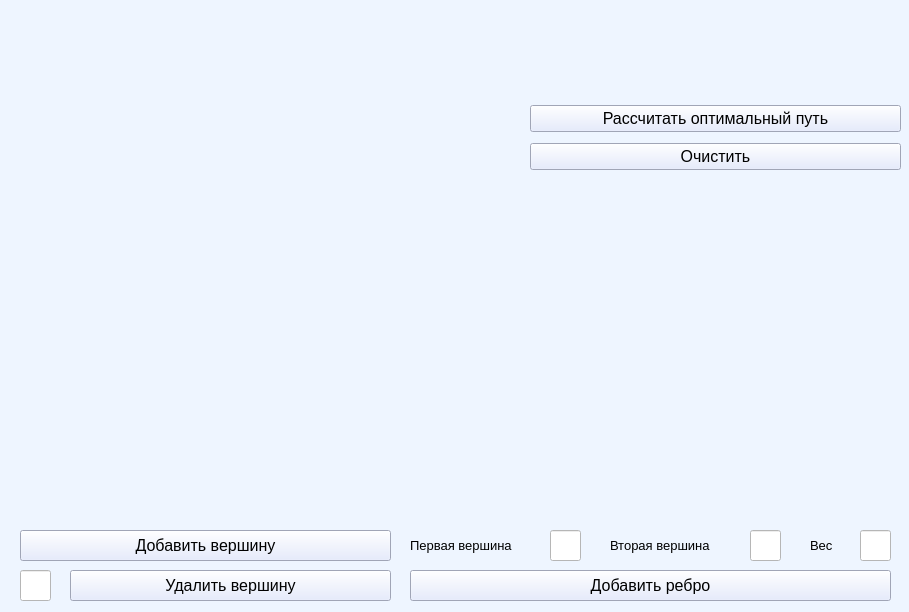
<?xml version="1.0" encoding="UTF-8"?>
<ui version="4.0">
 <class>TSP</class>
 <widget class="QMainWindow" name="TSP">
  <property name="geometry">
   <rect>
    <x>0</x>
    <y>0</y>
    <width>909</width>
    <height>612</height>
   </rect>
  </property>
  <property name="windowTitle">
   <string>TSP</string>
  </property>
  <property name="styleSheet">
   <string notr="true">background-color: rgb(238, 245, 255);</string>
  </property>
  <widget class="QWidget" name="centralwidget">
   <widget class="QWidget" name="verticalLayoutWidget">
    <property name="geometry">
     <rect>
      <x>20</x>
      <y>10</y>
      <width>501</width>
      <height>511</height>
     </rect>
    </property>
    <layout class="QVBoxLayout" name="verticalLayout"/>
   </widget>
   <widget class="QPushButton" name="Create_vertex">
    <property name="geometry">
     <rect>
      <x>20</x>
      <y>530</y>
      <width>371</width>
      <height>31</height>
     </rect>
    </property>
    <property name="font">
     <font>
      <family>MS Shell Dlg 2</family>
      <pointsize>12</pointsize>
      <weight>50</weight>
      <italic>false</italic>
      <bold>false</bold>
     </font>
    </property>
    <property name="styleSheet">
     <string notr="true">background-color: rgb(224, 231, 255);
font: 12pt &quot;MS Shell Dlg 2&quot;;</string>
    </property>
    <property name="text">
     <string>Добавить вершину</string>
    </property>
   </widget>
   <widget class="QPushButton" name="Delete_vertex">
    <property name="geometry">
     <rect>
      <x>70</x>
      <y>570</y>
      <width>321</width>
      <height>31</height>
     </rect>
    </property>
    <property name="font">
     <font>
      <family>MS Shell Dlg 2</family>
      <pointsize>12</pointsize>
      <weight>50</weight>
      <italic>false</italic>
      <bold>false</bold>
     </font>
    </property>
    <property name="styleSheet">
     <string notr="true">background-color: rgb(224, 231, 255);
font: 12pt &quot;MS Shell Dlg 2&quot;;</string>
    </property>
    <property name="text">
     <string>Удалить вершину</string>
    </property>
   </widget>
   <widget class="QPushButton" name="Create_edge">
    <property name="geometry">
     <rect>
      <x>410</x>
      <y>570</y>
      <width>481</width>
      <height>31</height>
     </rect>
    </property>
    <property name="font">
     <font>
      <family>MS Shell Dlg 2</family>
      <pointsize>12</pointsize>
      <weight>50</weight>
      <italic>false</italic>
      <bold>false</bold>
     </font>
    </property>
    <property name="styleSheet">
     <string notr="true">background-color: rgb(224, 231, 255);
font: 12pt &quot;MS Shell Dlg 2&quot;;</string>
    </property>
    <property name="text">
     <string>Добавить ребро</string>
    </property>
   </widget>
   <widget class="QLineEdit" name="ScreenDeleteVertex">
    <property name="geometry">
     <rect>
      <x>20</x>
      <y>570</y>
      <width>31</width>
      <height>31</height>
     </rect>
    </property>
    <property name="font">
     <font>
      <pointsize>10</pointsize>
     </font>
    </property>
    <property name="styleSheet">
     <string notr="true">background-color: rgb(255, 255, 255);
color: rgb(97, 97, 97);</string>
    </property>
    <property name="text">
     <string/>
    </property>
    <property name="frame">
     <bool>true</bool>
    </property>
    <property name="alignment">
     <set>Qt::AlignCenter</set>
    </property>
    <property name="dragEnabled">
     <bool>false</bool>
    </property>
   </widget>
   <widget class="QLabel" name="LabelEdge1">
    <property name="geometry">
     <rect>
      <x>410</x>
      <y>530</y>
      <width>131</width>
      <height>31</height>
     </rect>
    </property>
    <property name="font">
     <font>
      <family>MS Shell Dlg 2</family>
      <pointsize>10</pointsize>
      <weight>50</weight>
      <italic>false</italic>
      <bold>false</bold>
     </font>
    </property>
    <property name="styleSheet">
     <string notr="true">font: 10pt &quot;MS Shell Dlg 2&quot;;</string>
    </property>
    <property name="text">
     <string>Первая вершина</string>
    </property>
   </widget>
   <widget class="QLineEdit" name="ScreenEdge1">
    <property name="geometry">
     <rect>
      <x>550</x>
      <y>530</y>
      <width>31</width>
      <height>31</height>
     </rect>
    </property>
    <property name="font">
     <font>
      <pointsize>10</pointsize>
     </font>
    </property>
    <property name="styleSheet">
     <string notr="true">background-color: rgb(255, 255, 255);
color: rgb(97, 97, 97);</string>
    </property>
    <property name="text">
     <string/>
    </property>
    <property name="frame">
     <bool>true</bool>
    </property>
    <property name="alignment">
     <set>Qt::AlignCenter</set>
    </property>
    <property name="dragEnabled">
     <bool>false</bool>
    </property>
   </widget>
   <widget class="QLabel" name="LabelWeight">
    <property name="geometry">
     <rect>
      <x>810</x>
      <y>530</y>
      <width>41</width>
      <height>31</height>
     </rect>
    </property>
    <property name="font">
     <font>
      <family>MS Shell Dlg 2</family>
      <pointsize>10</pointsize>
      <weight>50</weight>
      <italic>false</italic>
      <bold>false</bold>
     </font>
    </property>
    <property name="styleSheet">
     <string notr="true">font: 10pt &quot;MS Shell Dlg 2&quot;;</string>
    </property>
    <property name="text">
     <string>Вес</string>
    </property>
   </widget>
   <widget class="QLineEdit" name="ScreenWeight">
    <property name="geometry">
     <rect>
      <x>860</x>
      <y>530</y>
      <width>31</width>
      <height>31</height>
     </rect>
    </property>
    <property name="font">
     <font>
      <pointsize>10</pointsize>
     </font>
    </property>
    <property name="styleSheet">
     <string notr="true">background-color: rgb(255, 255, 255);
color: rgb(97, 97, 97);</string>
    </property>
    <property name="frame">
     <bool>true</bool>
    </property>
    <property name="alignment">
     <set>Qt::AlignCenter</set>
    </property>
    <property name="dragEnabled">
     <bool>false</bool>
    </property>
   </widget>
   <widget class="QLabel" name="LabelEdge2">
    <property name="geometry">
     <rect>
      <x>610</x>
      <y>530</y>
      <width>131</width>
      <height>31</height>
     </rect>
    </property>
    <property name="font">
     <font>
      <family>MS Shell Dlg 2</family>
      <pointsize>10</pointsize>
      <weight>50</weight>
      <italic>false</italic>
      <bold>false</bold>
     </font>
    </property>
    <property name="styleSheet">
     <string notr="true">font: 10pt &quot;MS Shell Dlg 2&quot;;</string>
    </property>
    <property name="text">
     <string>Вторая вершина</string>
    </property>
   </widget>
   <widget class="QLineEdit" name="ScreenEdge2">
    <property name="geometry">
     <rect>
      <x>750</x>
      <y>530</y>
      <width>31</width>
      <height>31</height>
     </rect>
    </property>
    <property name="font">
     <font>
      <pointsize>10</pointsize>
     </font>
    </property>
    <property name="styleSheet">
     <string notr="true">background-color: rgb(255, 255, 255);
color: rgb(97, 97, 97);</string>
    </property>
    <property name="frame">
     <bool>true</bool>
    </property>
    <property name="alignment">
     <set>Qt::AlignCenter</set>
    </property>
    <property name="dragEnabled">
     <bool>false</bool>
    </property>
   </widget>
   <widget class="QLabel" name="Route_result">
    <property name="geometry">
     <rect>
      <x>530</x>
      <y>20</y>
      <width>371</width>
      <height>21</height>
     </rect>
    </property>
    <property name="font">
     <font>
      <pointsize>10</pointsize>
     </font>
    </property>
    <property name="styleSheet">
     <string notr="true">color: rgb(40, 255, 7);
</string>
    </property>
    <property name="text">
     <string/>
    </property>
   </widget>
   <widget class="QLabel" name="Length_route">
    <property name="geometry">
     <rect>
      <x>530</x>
      <y>50</y>
      <width>371</width>
      <height>21</height>
     </rect>
    </property>
    <property name="font">
     <font>
      <pointsize>10</pointsize>
     </font>
    </property>
    <property name="styleSheet">
     <string notr="true">color: rgb(0, 0, 0);
</string>
    </property>
    <property name="text">
     <string/>
    </property>
   </widget>
   <widget class="QWidget" name="">
    <property name="geometry">
     <rect>
      <x>530</x>
      <y>100</y>
      <width>371</width>
      <height>75</height>
     </rect>
    </property>
    <layout class="QVBoxLayout" name="verticalLayout_2">
     <item>
      <widget class="QPushButton" name="Optimal_rout">
       <property name="font">
        <font>
         <family>MS Shell Dlg 2</family>
         <pointsize>12</pointsize>
         <weight>50</weight>
         <italic>false</italic>
         <bold>false</bold>
        </font>
       </property>
       <property name="styleSheet">
        <string notr="true">background-color: rgb(224, 231, 255);
font: 12pt &quot;MS Shell Dlg 2&quot;;</string>
       </property>
       <property name="text">
        <string>Рассчитать оптимальный путь</string>
       </property>
      </widget>
     </item>
     <item>
      <widget class="QPushButton" name="Clear_graph">
       <property name="font">
        <font>
         <family>MS Shell Dlg 2</family>
         <pointsize>12</pointsize>
         <weight>50</weight>
         <italic>false</italic>
         <bold>false</bold>
        </font>
       </property>
       <property name="styleSheet">
        <string notr="true">background-color: rgb(224, 231, 255);
font: 12pt &quot;MS Shell Dlg 2&quot;;</string>
       </property>
       <property name="text">
        <string>Очистить</string>
       </property>
      </widget>
     </item>
    </layout>
   </widget>
  </widget>
 </widget>
 <resources/>
 <connections/>
</ui>
